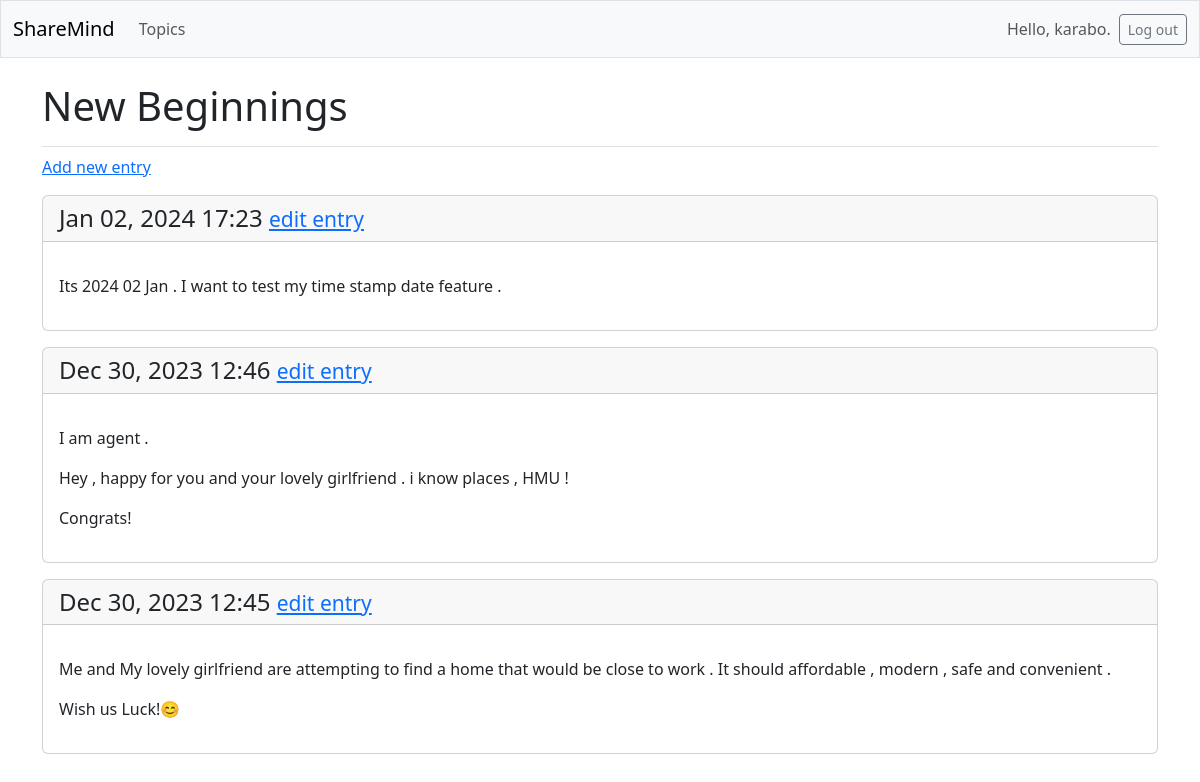
The page /topics/2/ (signed in) on the database its author committed.
### learning_logs/models.py (models this page shows, shortened)
class Topic(models.Model):
    text = models.CharField(max_length=200)
    date_added = models.DateTimeField(auto_now_add=True)
    owner = models.ForeignKey(User, on_delete=models.CASCADE)

class Entry(models.Model):
    topic = models.ForeignKey(Topic, on_delete=models.CASCADE)
    text = models.TextField()
    date_added = models.DateTimeField(auto_now_add=True)
    class Meta:
        verbose_name_plural = 'entries'

### learning_logs/views.py (the view)
# urls.py: path('topics/<int:topic_id>/', views.topic, name='topic'),
@login_required
def topic(request, topic_id):
    topic = Topic.objects.get(id=topic_id)
    entries = topic.entry_set.all().order_by('-date_added')
    can_edit = False
    if request.user == topic.owner:
        can_edit = True
    context = {'topic': topic, 'entries': entries, 'can_edit': can_edit}
    return render(request, 'learning_logs/topic.html', context)

### learning_logs/templates/learning_logs/topic.html (shortened to what this page needs)
{% extends 'learning_logs/base.html' %}
{% block page_header %}
  <h1>{{ topic.text }}</h1>
{% endblock page_header %}
{% block content %}
  <p>
    <a href="{% url 'learning_logs:new_entry' topic.id %}">Add new entry</a>
  </p>
  {% for entry in entries %}
    <div class="card mb-3">
      <h4 class="card-header">
        {{ entry.date_added|date:'M d, Y H:i' }}
        <small><a href="{% url 'learning_logs:edit_entry' entry.id %}">
          edit entry</a></small>
      </h4>
      <div class="card-body">
        <p class="card-text">{{ entry.text|linebreaks }}</p>
      </div>
    </div>
  {% empty %}
    <p>There are no entries for this topic yet.</p>
  {% endfor %}
{% endblock content %}

### learning_logs/templates/learning_logs/base.html (shortened to what this page needs)
<!doctype html>
<html lang="en">
<head>
  {% load django_bootstrap5 %}
  {% bootstrap_css %}
</head>
<body>
  <nav class="navbar navbar-expand-md navbar-light bg-light mb-4 border">
    <div class="container-fluid">
      <a class="navbar-brand" href="{% url 'learning_logs:index' %}">
          ShareMind</a>
      <div class="collapse navbar-collapse" id="navbarCollapse">
        <ul class="navbar-nav me-auto mb-2 mb-md-0">
          <li class="nav-item">
            <a class="nav-link" href="{% url 'learning_logs:topics' %}">
              Topics</a></li>
        </ul>
        <ul class="navbar-nav ms-auto mb-2 mb-md-0">
          {% if user.is_authenticated %}
            <li class="nav-item">
              <span class="navbar-text me-2">Hello, {{ user.username }}.
                </span></li>
          {% endif %}
        </ul>
        {% if user.is_authenticated %}
          <form action="{% url 'accounts:logout' %}" method='post'>
            <button name='submit' class='btn btn-outline-secondary btn-sm'>
              Log out</button>
          </form>
        {% endif %}
      </div>
    </div>
  </nav>
  <main class="container">
    <div class="pb-2 mb-2 border-bottom">
      {% block page_header %}{% endblock page_header %}
    </div>
    <div>
      {% block content %}{% endblock content %}
    </div>
  </main>
</body>
</html>

### rows shown on the page
Topic: text "New Beginnings"
Entry: date_added "Jan 02, 2024 17:23", text "Its 2024 02 Jan . I want to test my time stamp date feature ."
Entry: date_added "Dec 30, 2023 12:46", text "I am agent . Hey , happy for you and your lovely girlfriend . i know places , HMU ! Congrats!"
Entry: date_added "Dec 30, 2023 12:45", text "Me and My lovely girlfriend are attempting to find a home that would be close to work . It should affordable , modern , safe and convenient . Wish us Luck!😊"

### other values the page prints
{{ user.username }} "karabo"
